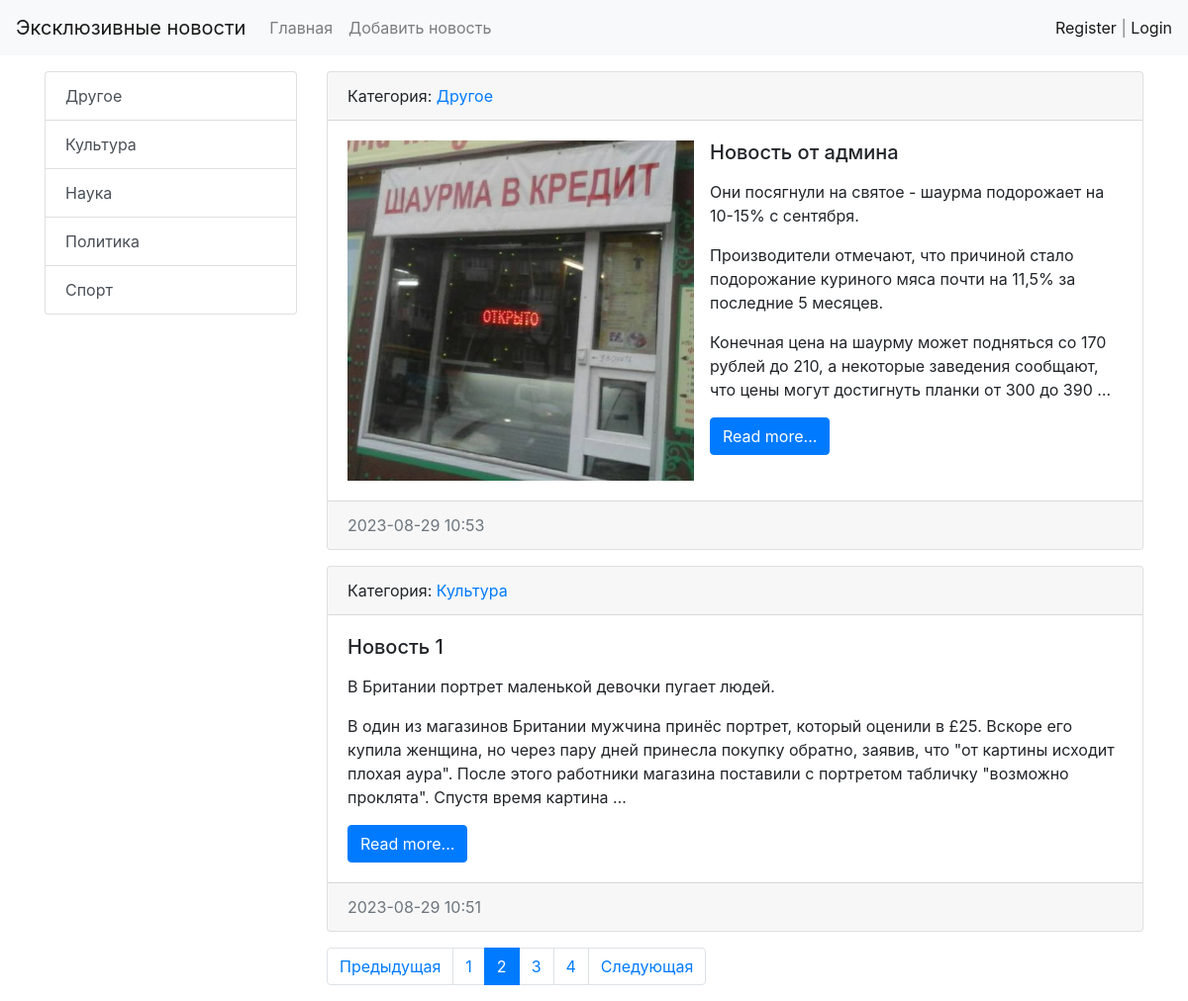
Before: /?page=2 with the older database file.
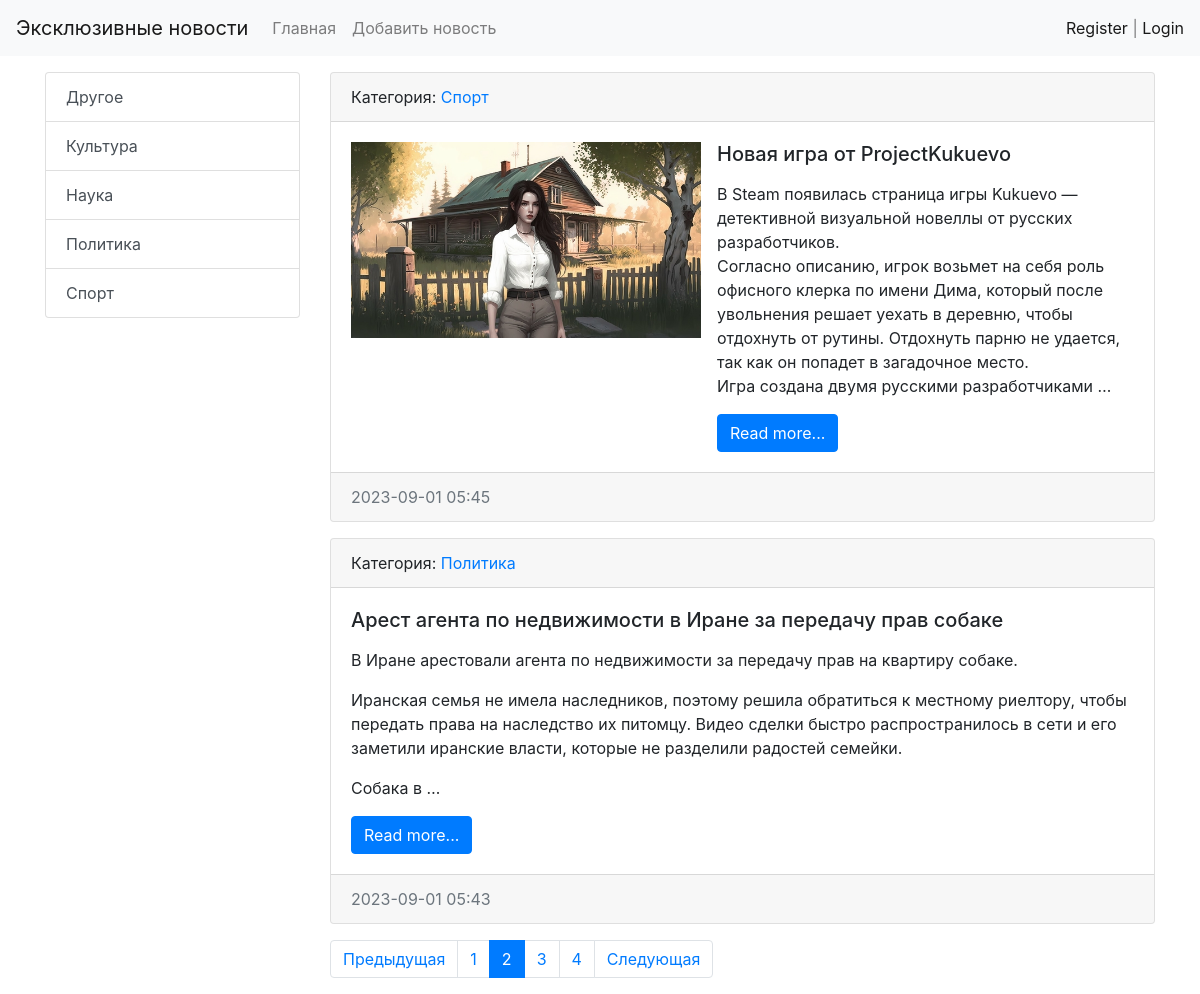
After: the same page with the newer database file.
### news/models.py (models this page shows, shortened)
class Category(models.Model):
    title = models.CharField(max_length=150, db_index=True, verbose_name='Наименование категории')
    def __str__(self):
        return self.title
    class Meta:
        verbose_name = 'Категория'
        verbose_name_plural = 'Категории'
        ordering = ['title']

class News(models.Model):
    title = models.CharField(max_length=150, verbose_name='Наименование')
    content = models.TextField(blank=True, verbose_name='Контент')
    created_at = models.DateTimeField(auto_now=True, verbose_name='Дата публикации')
    updated_at = models.DateTimeField(auto_now=True, verbose_name='Обновлено')
    photo = models.ImageField(upload_to='photos', verbose_name='Фото', blank=True)
    is_published = models.BooleanField(default=True, verbose_name='Опубликовано')
    category = models.ForeignKey('Category', on_delete=models.PROTECT, null=True, verbose_name='Категория')
    def get_absolute_url(self):
        return reverse('view_news', kwargs={"news_id": self.pk})
    class Meta:
        verbose_name = 'новость'
        verbose_name_plural = 'новости'
        ordering = ['-created_at']

### news/views.py (the view)
# urls.py: path('', HomeNews.as_view(), name='home'),
class HomeNews(ListView):
    model = News
    template_name = 'news/home_news_list.html'
    context_object_name = 'news'
    paginate_by = 2
    def get_context_data(self, *, object_list=None, **kwargs):
        context = super().get_context_data(**kwargs)
        context['title'] = 'Главная'
        return context
    def get_queryset(self):
        return News.objects.filter(is_published=True)

### news/templatetags/news_tags.py (called while the page is built)
@register.simple_tag
def get_categories():
    return Category.objects.all()

### news/templates/news/home_news_list.html (shortened to what this page needs)
{% extends 'base.html' %}
{% block sitebar %}
{% include 'inc/_sidebar.html' %}
{% endblock  %}
{% block content %}
{% for item in news %}
<div class="card mb-3">
    <div class="card-header">
    Категория: <a href="{% url 'category' item.category.pk %}">{{ item.category }}</a>
    </div>
    <div class="card-body">
      <div class="media">
        {% if item.photo %}
          <img src="{{ item.photo.url }}" alt="", width="350", class="mr-3">
        {% else %}
          {% comment %} Здесь можно оставить ссылку на изображение по умолчанию через <img src=""> {% endcomment %}
        {% endif %}
        <div class="media-body">
          <h5 class="card-title">{{ item.title }}</h5>
          <p class="card-text">{{ item.content|safe|linebreaks|truncatewords:50 }}</p>
          <a href="{{item.get_absolute_url}}" class="btn btn-primary">Read more...</a>
        </div>
      </div>
    </div>
    <div class="card-footer text-muted">
        {{ item.created_at|date:"Y-m-d H:i" }}
    </div>
</div>
{% endfor %}
{% endblock  %}

### templates/base.html (shortened to what this page needs)
<!doctype html>
<html lang="en">
  <head>
    <link rel="stylesheet" href="https://cdn.jsdelivr.net/npm/bootstrap@4.3.1/dist/css/bootstrap.min.css">
  </head>
  <body>
    {% include 'inc/_nav.html' %}
      <div class="container mt-3">
        <div class="row">
            <div class="col-md-3">
              {% block sitebar %}SITEBAR{% endblock  %}
            </div>
            <div class="col-md-9">
              {% block content %}CONTENT{% endblock  %}
              {% if page_obj.has_other_pages %}
              <nav aria-label="...">
                <ul class="pagination">
                  {% if page_obj.has_previous %}
                  <li class="page-item">
                    <a class="page-link" href="?page={{ page_obj.previous_page_number }}" tabindex="-1">Предыдущая</a>
                  </li>
                  {% endif %}
                  {% for p in page_obj.paginator.page_range %}
                  {% if page_obj.number == p %}
                    <li class="page-item active" aria-current="page">
                      <a class="page-link" href="?page={{ p }}">{{ p }} <span class="sr-only">(current)</span></a>
                    </li>
                  {% elif p > page_obj.number|add:-3 and p < page_obj.number|add:3 %}
                    <li class="page-item">
                      <a class="page-link" href="?page={{ p }}">{{ p }}</a>
                    </li>
                  {% endif %}
                  {% endfor %}
                  {% if page_obj.has_next %}
                  <li class="page-item">
                    <a class="page-link" href="?page={{ page_obj.next_page_number }}">Следующая</a>
                  </li>
                  {% endif %}
                </ul>
              </nav>
              {% endif %}
            </div>
        </div>
      </div>
  </body>
</html>

### templates/inc/_nav.html (shortened to what this page needs)
<nav class="navbar navbar-expand-lg navbar-light bg-light">
    <a class="navbar-brand" href="{% url 'home' %}">Эксклюзивные новости</a>
    <div class="collapse navbar-collapse" id="navbarSupportedContent">
      <ul class="navbar-nav mr-auto">
        <li class="nav-item"><a class="nav-link" href="{% url 'home' %}">Главная</a></li>
        <li class="nav-item"><a class="nav-link" href="{% url 'add_news' %}">Добавить новость</a></li>
      </ul>
      <span class="navbar-text">
        <a href="{% url 'register' %}">Register</a> | <a href="{% url 'login' %}">Login</a>
      </span>
    </div>
  </nav>

### templates/inc/_sidebar.html
{% load news_tags %}
<div class="list-group">
    {% get_categories as categories %}
    {% for item in categories %}
    <a href="{% url 'category' item.pk %}" class="list-group-item list-group-item-action">{{ item.title }}</a>
    {% endfor %}
</div>

Changed rows visible on the page:
no longer on this page (row unchanged): News: category "Другое", photo (picture), title "Новость от админа", content "Они посягнули на святое - шаурма подорожает на 10-15% с сентября. Производители отмечают, что причиной стало подорожание куриного мяса почти на 11,5% за последние 5 месяцев. Конечная цена на шаурму может подняться со 170 рублей до 210, а некоторые заведения сообщают, что цены могут достигнуть планки от 300 до 390 …", created_at "2023-08-29 10:53"
no longer on this page (row edited): News: category "Культура", title "Новость 1", content "В Британии портрет маленькой девочки пугает людей. В один из магазинов Британии мужчина принёс портрет, который оценили в £25. Вскоре его купила женщина, но через пару дней принесла покупку обратно, заявив, что \"от картины исходит плохая аура\". После этого работники магазина поставили с портретом табличку \"возможно проклята\". Спустя время картина …", created_at "2023-08-29 10:51"
now on this page (row edited): News: category "Спорт", photo (picture), title "Новая игра от ProjectKukuevo", content "В Steam появилась страница игры Kukuevo — детективной визуальной новеллы от русских разработчиков. Согласно описанию, игрок возьмет на себя роль офисного клерка по имени Дима, который после увольнения решает уехать в деревню, чтобы отдохнуть от рутины. Отдохнуть парню не удается, так как он попадет в загадочное место. Игра создана двумя русскими разработчиками …", created_at "2023-09-01 05:45"
now on this page (row edited): News: category "Политика", title "Арест агента по недвижимости в Иране за передачу прав собаке", content "В Иране арестовали агента по недвижимости за передачу прав на квартиру собаке. Иранская семья не имела наследников, поэтому решила обратиться к местному риелтору, чтобы передать права на наследство их питомцу. Видео сделки быстро распространилось в сети и его заметили иранские власти, которые не разделили радостей семейки. Собака в …", created_at "2023-09-01 05:43"
